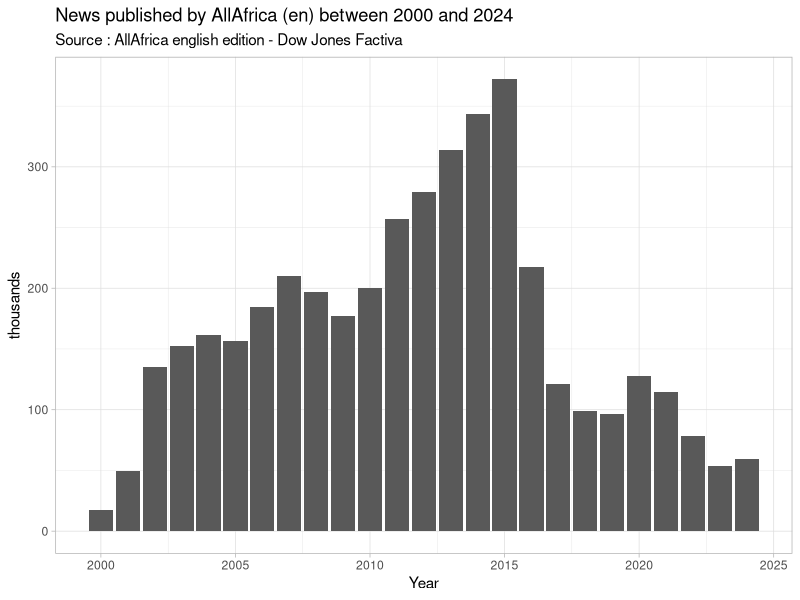
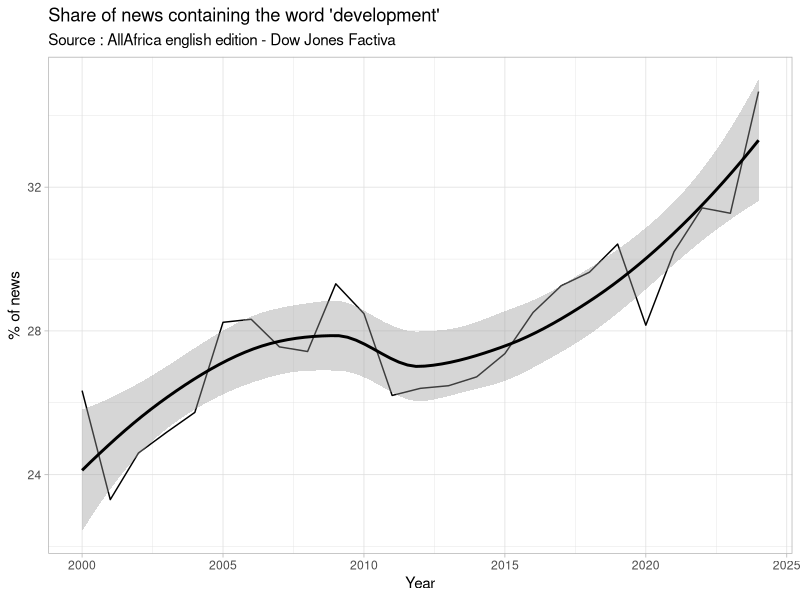
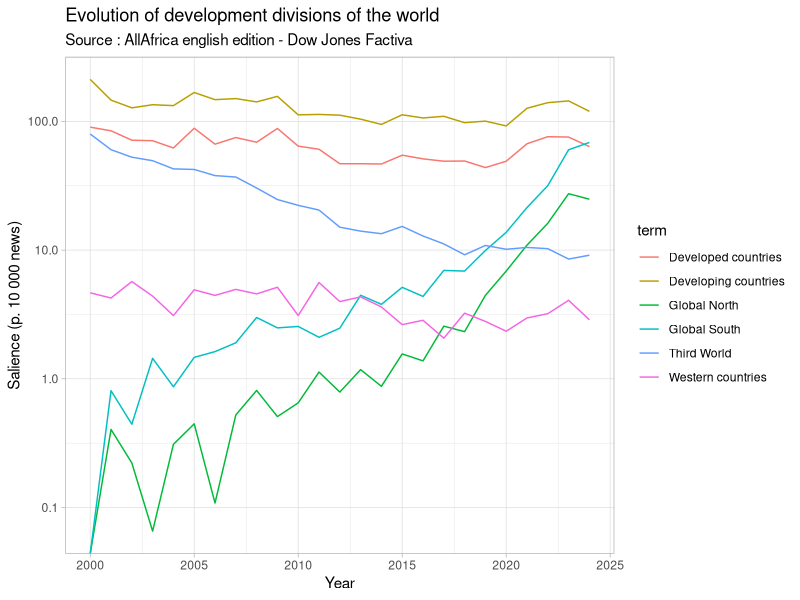
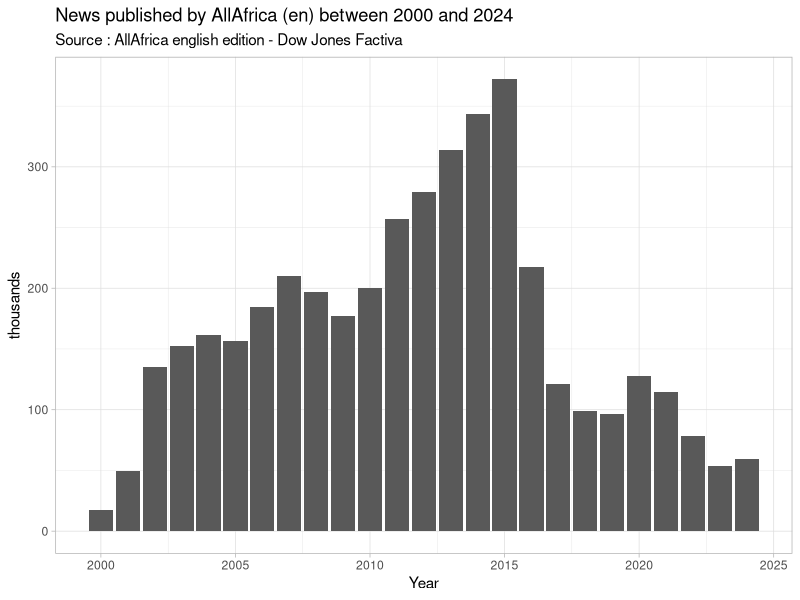
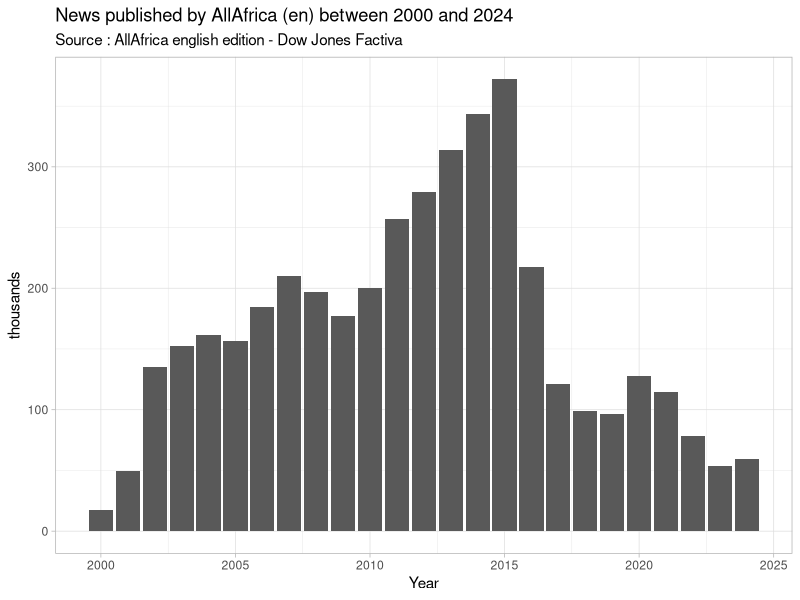
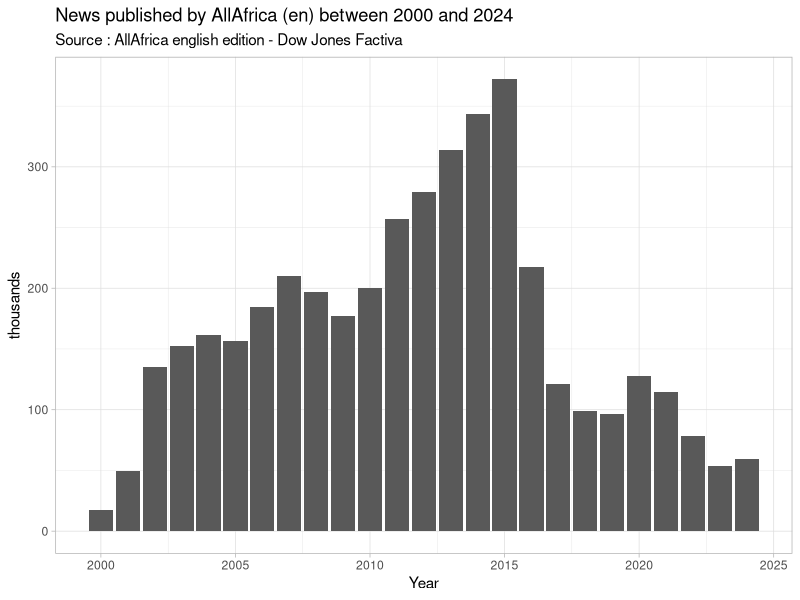

Generate these figures, in order, with R:
## ---- chunk 1
library(dplyr, verbose = F, quietly = T,warn.conflicts = F)
library(tidyr, verbose = F, quietly = T,warn.conflicts = F)
library(ggplot2)
## ---- chunk 2
tab1<-read.table("tab/tab2_allafrica_time_series.csv",
                 heade=T,
                 sep=";")
p1<-ggplot(tab1) + aes(x=year, y=news/1000)+
  geom_col() +
  scale_x_continuous("Year") +
  scale_y_continuous("thousands")+
  ggtitle(label = "News published by AllAfrica (en) between 2000 and 2024", subtitle = "Source : AllAfrica english edition - Dow Jones Factiva")+
  theme_light()

p1

ggsave(filename =  "fig/fig1_AllAfrica_news_per_year.pdf", plot=p1,width = 8, height=6)
## ---- chunk 3
tab1<-read.table("tab/tab2_allafrica_time_series.csv",
                 heade=T,
                 sep=";") %>% 
      mutate(devpt_pct = 100*DEVPT/news)
p2<-ggplot(tab1) + aes(x=year, y=devpt_pct)+
  geom_line() + geom_smooth(lwd=1, col="black",)+
  scale_x_continuous("Year") +
  scale_y_continuous("% of news")+
  ggtitle(label = "Share of news containing the word 'development'", subtitle = "Source : AllAfrica english edition - Dow Jones Factiva")+
  theme_light()

p2

ggsave(filename =  "fig/fig2_AllAfrica_news_about_development.pdf", plot=p1,width = 8, height=6)
## ---- chunk 4
tab1<-read.table("tab/tab2_allafrica_time_series.csv",
                 header=T,
                 sep=";") 
tot <- tab1 %>% select(year, news) 
tab<-tab1 %>% select(year,GN,GS,TW,WC,DPG,DPD) %>%
    pivot_longer(cols = 2:7) %>% left_join(tot)%>%
    mutate(value=10000*value/news)
tab$term<-as.factor(tab$name)
levels(tab$term)<-c("Developed countries","Developing countries",
                    "Global North","Global South",
                    "Third World","Western countries")

p3<-ggplot(tab) + aes(x=year, y=value, col=term)+
  geom_line() + 
  scale_y_log10("Salience (p. 10 000 news)")+
  scale_x_continuous("Year")+
  ggtitle(label = "Evolution of development divisions of the world", subtitle = "Source : AllAfrica english edition - Dow Jones Factiva")+
  theme_light()

p3

ggsave(filename =  "fig/fig3_AllAfrica_diffusion.pdf", plot=p1,width = 8, height=8)


